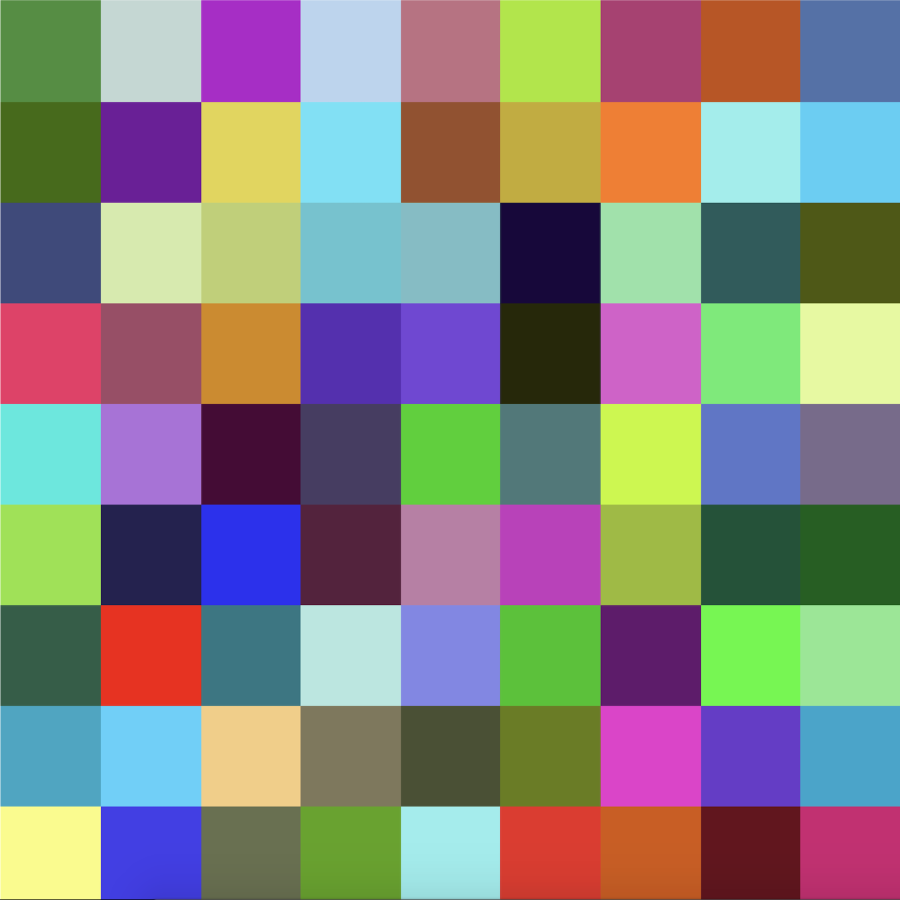
#> input picture CVL/Lab1/checkerboard_color.png, 1800 x 1800 px (shown at 1/2 size)
$ jupyter execute l1_programs.ipynb   (text cells are left out)
#> lines starting #> are read from the running program, lines starting #| are printed output that depends on the picture
[cell 1]
# import the cv2 library
import cv2

[cell 2]
# The function cv2.imread() is used to read an image.
# Syntax: cv2.imread(filename, flag)
# cv2.IMREAD_COLOR - It specifies to load a color image. Any transparency of image will be neglected. It is the default flag. Alternatively, we can pass integer value 1 for this flag.
# cv2.IMREAD_GRAYSCALE - It specifies to load an image in grayscale mode. Alternatively, we can pass integer value 0 for this flag.
# cv2.IMREAD_UNCHANGED - It specifies to load an image as such including alpha channel. Alternatively, we can pass integer value -1 for this flag.
img_grayscale = cv2.imread('checkerboard_18x18.png', 0)

# read the coloured checkerboard image as color
img_bgr = cv2.imread("checkerboard_color.png", cv2.IMREAD_COLOR)
#> img_bgr is the input picture: shape (1800, 1800, 3); mean B, G, R 126.7, 131.4, 133.1
print("img_bgr shape is: ", img_bgr.shape)
#| img_bgr shape is:  (1800, 1800, 3)
print("Extracting the RGB values of each pixel in img_bgr: ", img_bgr)
#> (printed output is left out)

[cell 3]
# The function cv2.imshow() is used to display an image in a window.
cv2.imshow('graycsale image', img_grayscale)

# waitKey() allows users to display a window for given milliseconds or until any key is pressed.
# It takes time in milliseconds as a parameter and waits for the given time to destroy the window,
# if 0 is passed in the argument it waits till any key is pressed
cv2.waitKey(0)

# cv2.destroyAllWindows() simply destroys all the windows we created.
cv2.destroyAllWindows()

[cell 4]
# The function cv2.imwrite() is used to save the image according to the specified format in current working directory.
cv2.imwrite('checkerboard_img.png', img_grayscale)
#> Out = True

[cell 5]
import  numpy as  np
import  cv2

# define a video capture object. This will return video from the first webcam on your computer.
cap	= cv2.VideoCapture(0)

# For saving a recorded video, we create a Video Writer object
# FourCC is a 4-byte code used to specify the video codec. The codecs for Windows is DIVX. FourCC code is passed as cv2.VideoWriter_fourcc(*'XVID') for DIVX.
# Then, the cv2.VideoWriter() function is used as cv2.VideoWriter( filename, fourcc, fps, frameSize )
fourcc	=  cv2.VideoWriter_fourcc(*'XVID')
out	=  cv2.VideoWriter('output.avi', fourcc, 20.0, (640,480))

# loop runs if capturing has been initialized.
while(True):
    # reads frames from a camera
    # ret checks return at each frame
    ret,  frame 	= cap.read()
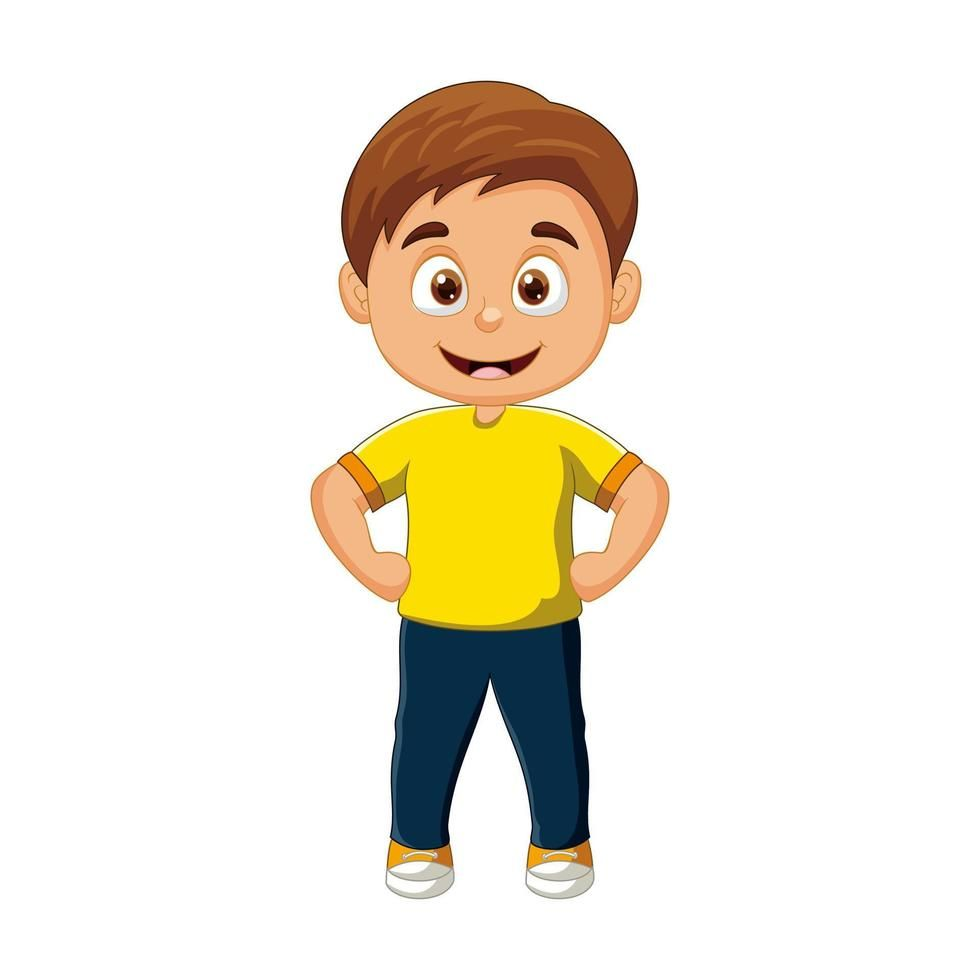
#> input picture CVL/Lab1/kid.jpg, 980 x 980 px, given in place of the camera
#> frame is the input picture: shape (980, 980, 3); mean B, G, R 221.2, 233.7, 240.1

    # Converts to grayscale space, OCV reads colors as BGR
    # frame is converted to gray
    gray 	= cv2.cvtColor(frame,  cv2.COLOR_BGR2GRAY)
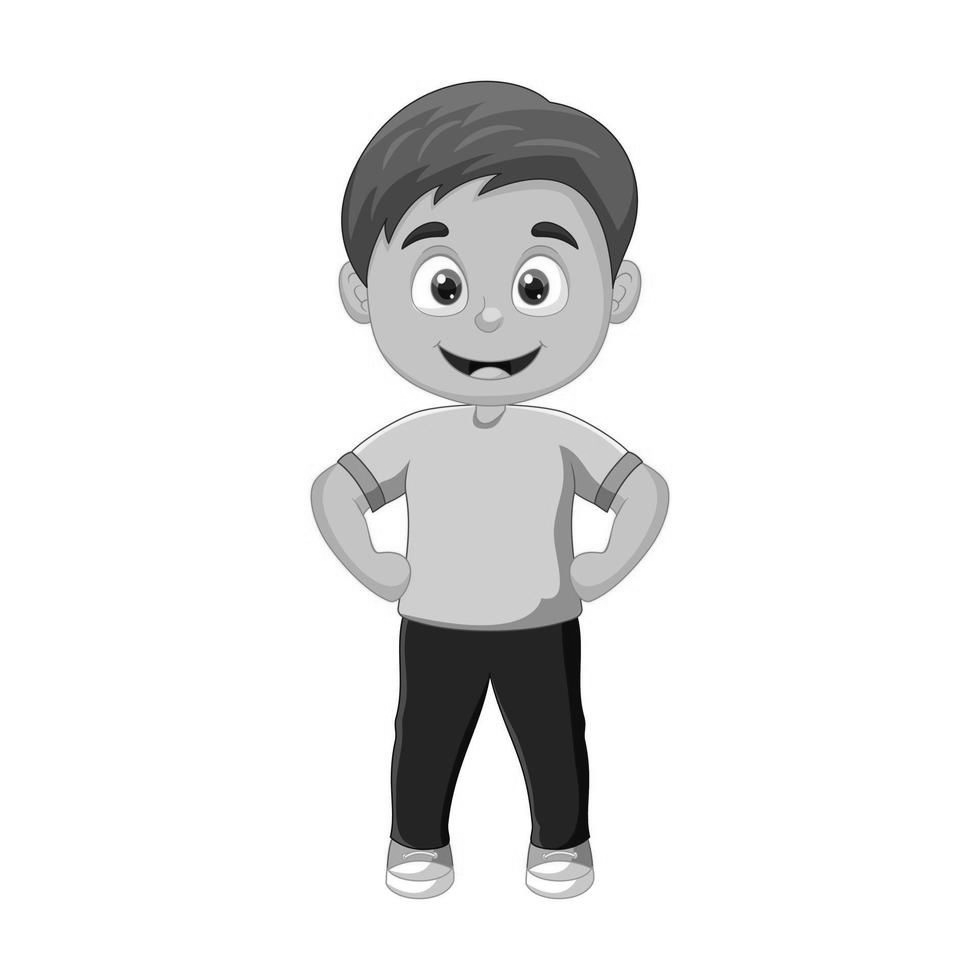
#> gray: shape (980, 980); min 1, max 255, mean 234.2

    # output the frame
    out.write(frame)

    # The original input frame is shown in the window
    cv2.imshow('Original', frame)

    # The window showing the operated video stream
    cv2.imshow('frame',gray)

    # Wait for 'a' key to stop the program
    if cv2.waitKey(1)  & 0xFF == ord('a'):
#> (key Esc is pressed here)
        break

# Close the window / Release webcam
cap. release()

# After we release our webcam, we also release the out
out.release()

# De-allocate any associated memory usage
cv2. destroyAllWindows()
